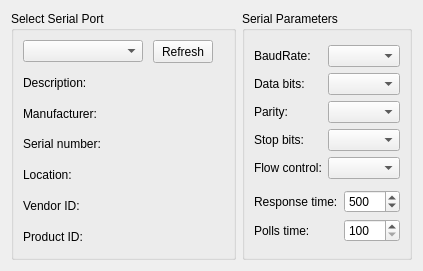
<?xml version="1.0" encoding="UTF-8"?>
<ui version="4.0">
 <class>SerialSettingWidget</class>
 <widget class="QWidget" name="SerialSettingWidget">
  <property name="geometry">
   <rect>
    <x>0</x>
    <y>0</y>
    <width>423</width>
    <height>271</height>
   </rect>
  </property>
  <property name="windowTitle">
   <string>Form</string>
  </property>
  <layout class="QHBoxLayout" name="horizontalLayout_2">
   <item>
    <widget class="QGroupBox" name="groupbox_port_select">
     <property name="title">
      <string>Select Serial Port</string>
     </property>
     <layout class="QGridLayout" name="gridLayout">
      <property name="leftMargin">
       <number>9</number>
      </property>
      <property name="topMargin">
       <number>9</number>
      </property>
      <property name="rightMargin">
       <number>9</number>
      </property>
      <property name="bottomMargin">
       <number>9</number>
      </property>
      <property name="spacing">
       <number>8</number>
      </property>
      <item row="3" column="0">
       <widget class="QLabel" name="label_manufacturer">
        <property name="text">
         <string>Manufacturer:</string>
        </property>
       </widget>
      </item>
      <item row="2" column="0">
       <widget class="QLabel" name="label_description">
        <property name="minimumSize">
         <size>
          <width>200</width>
          <height>0</height>
         </size>
        </property>
        <property name="text">
         <string>Description:</string>
        </property>
       </widget>
      </item>
      <item row="6" column="0">
       <widget class="QLabel" name="label_vendor_id">
        <property name="text">
         <string>Vendor ID:</string>
        </property>
       </widget>
      </item>
      <item row="7" column="0">
       <widget class="QLabel" name="label_product_id">
        <property name="text">
         <string>Product ID:</string>
        </property>
       </widget>
      </item>
      <item row="5" column="0">
       <widget class="QLabel" name="label_location">
        <property name="text">
         <string>Location:</string>
        </property>
       </widget>
      </item>
      <item row="4" column="0">
       <widget class="QLabel" name="label_serial_number">
        <property name="text">
         <string>Serial number:</string>
        </property>
       </widget>
      </item>
      <item row="0" column="0">
       <layout class="QHBoxLayout" name="horizontalLayout">
        <property name="spacing">
         <number>10</number>
        </property>
        <item>
         <widget class="QComboBox" name="combobox_serial_port_info">
          <property name="minimumSize">
           <size>
            <width>120</width>
            <height>0</height>
           </size>
          </property>
          <property name="maximumSize">
           <size>
            <width>120</width>
            <height>16777215</height>
           </size>
          </property>
         </widget>
        </item>
        <item>
         <widget class="QPushButton" name="button_refresh">
          <property name="sizePolicy">
           <sizepolicy hsizetype="Minimum" vsizetype="Fixed">
            <horstretch>0</horstretch>
            <verstretch>0</verstretch>
           </sizepolicy>
          </property>
          <property name="maximumSize">
           <size>
            <width>60</width>
            <height>24</height>
           </size>
          </property>
          <property name="text">
           <string>Refresh</string>
          </property>
         </widget>
        </item>
        <item>
         <spacer name="horizontalSpacer">
          <property name="orientation">
           <enum>Qt::Horizontal</enum>
          </property>
          <property name="sizeHint" stdset="0">
           <size>
            <width>40</width>
            <height>20</height>
           </size>
          </property>
         </spacer>
        </item>
       </layout>
      </item>
     </layout>
    </widget>
   </item>
   <item>
    <widget class="QGroupBox" name="groupbox_parameters">
     <property name="title">
      <string>Serial Parameters</string>
     </property>
     <layout class="QVBoxLayout" name="verticalLayout_2">
      <item>
       <layout class="QGridLayout" name="gridLayout_3">
        <item row="1" column="1">
         <widget class="QComboBox" name="combobox_data_bits"/>
        </item>
        <item row="3" column="1">
         <widget class="QComboBox" name="combobox_stop_bits"/>
        </item>
        <item row="2" column="0">
         <widget class="QLabel" name="label_parity">
          <property name="text">
           <string>Parity:</string>
          </property>
         </widget>
        </item>
        <item row="0" column="0">
         <widget class="QLabel" name="label_baudrate">
          <property name="text">
           <string>BaudRate:</string>
          </property>
         </widget>
        </item>
        <item row="2" column="1">
         <widget class="QComboBox" name="combobox_parity"/>
        </item>
        <item row="1" column="0">
         <widget class="QLabel" name="label_data_bits">
          <property name="text">
           <string>Data bits:</string>
          </property>
         </widget>
        </item>
        <item row="4" column="1">
         <widget class="QComboBox" name="combobox_flow_control"/>
        </item>
        <item row="4" column="0">
         <widget class="QLabel" name="label_flow_control">
          <property name="text">
           <string>Flow control:</string>
          </property>
         </widget>
        </item>
        <item row="3" column="0">
         <widget class="QLabel" name="label_stop_bits">
          <property name="text">
           <string>Stop bits:</string>
          </property>
         </widget>
        </item>
        <item row="0" column="1">
         <widget class="QComboBox" name="combobox_baudrate"/>
        </item>
       </layout>
      </item>
      <item>
       <layout class="QGridLayout" name="gridLayout_4">
        <item row="0" column="0">
         <widget class="QLabel" name="label_response_time">
          <property name="text">
           <string>Response time:</string>
          </property>
         </widget>
        </item>
        <item row="0" column="1">
         <widget class="QSpinBox" name="spinBox_response_time">
          <property name="minimum">
           <number>100</number>
          </property>
          <property name="maximum">
           <number>3000</number>
          </property>
          <property name="value">
           <number>500</number>
          </property>
         </widget>
        </item>
        <item row="1" column="0">
         <widget class="QLabel" name="label_polls_time">
          <property name="text">
           <string>Polls time:</string>
          </property>
         </widget>
        </item>
        <item row="1" column="1">
         <widget class="QSpinBox" name="spinBox_polls_time">
          <property name="minimum">
           <number>100</number>
          </property>
          <property name="maximum">
           <number>500</number>
          </property>
          <property name="singleStep">
           <number>100</number>
          </property>
          <property name="value">
           <number>100</number>
          </property>
         </widget>
        </item>
       </layout>
      </item>
     </layout>
    </widget>
   </item>
  </layout>
 </widget>
 <resources/>
 <connections/>
</ui>
